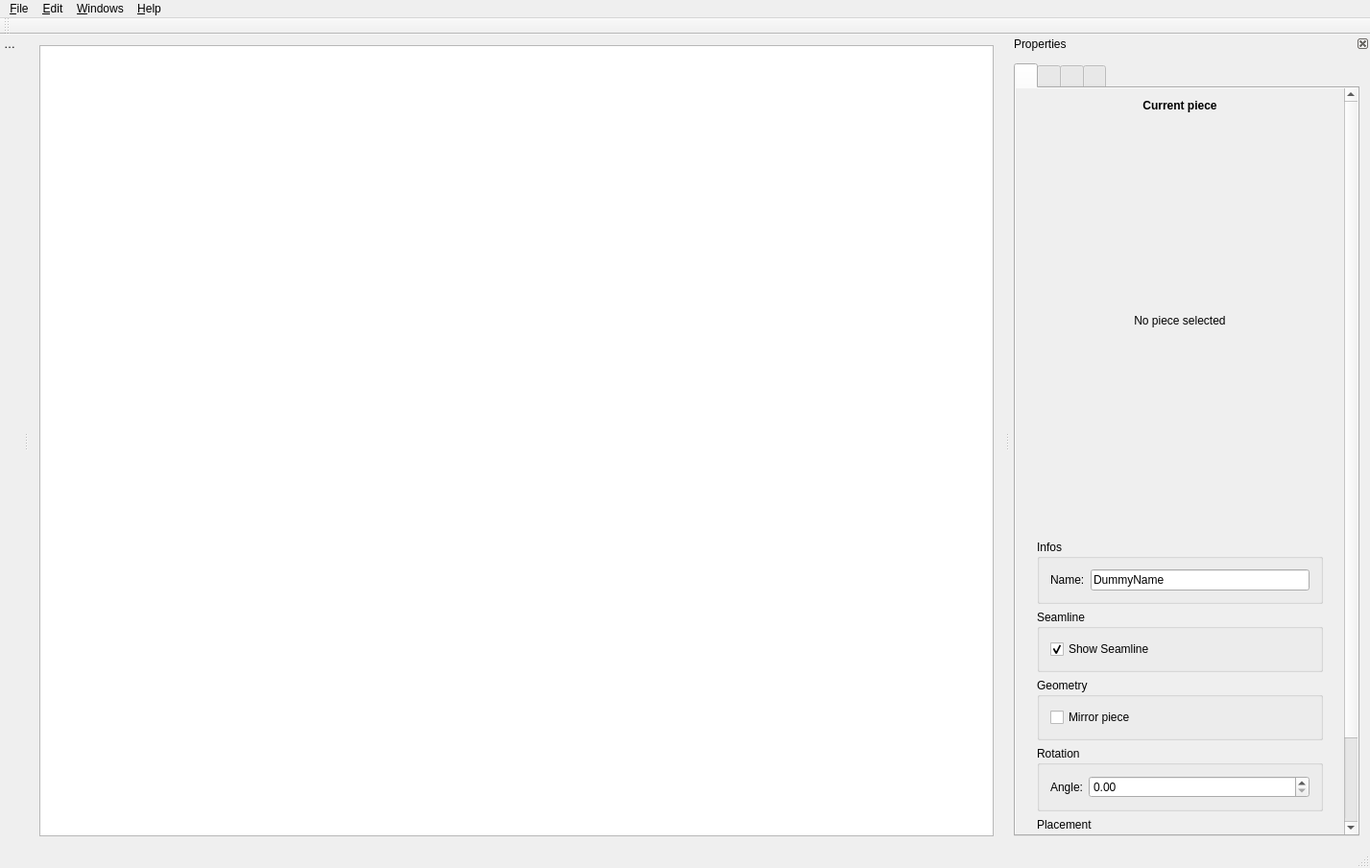
<?xml version="1.0" encoding="UTF-8"?>
<ui version="4.0">
 <class>PuzzleMainWindow</class>
 <widget class="QMainWindow" name="PuzzleMainWindow">
  <property name="geometry">
   <rect>
    <x>0</x>
    <y>0</y>
    <width>1427</width>
    <height>904</height>
   </rect>
  </property>
  <property name="windowTitle">
   <string>PuzzleMainWindow</string>
  </property>
  <widget class="QWidget" name="centralWidget">
   <property name="enabled">
    <bool>true</bool>
   </property>
   <property name="layoutDirection">
    <enum>Qt::LeftToRight</enum>
   </property>
   <layout class="QVBoxLayout" name="verticalLayout_15">
    <property name="sizeConstraint">
     <enum>QLayout::SetDefaultConstraint</enum>
    </property>
    <item>
     <widget class="QGraphicsView" name="graphicsView"/>
    </item>
   </layout>
  </widget>
  <widget class="QMenuBar" name="menuBar">
   <property name="geometry">
    <rect>
     <x>0</x>
     <y>0</y>
     <width>1427</width>
     <height>22</height>
    </rect>
   </property>
   <widget class="QMenu" name="menuFile">
    <property name="title">
     <string>&amp;File</string>
    </property>
    <addaction name="actionNew"/>
    <addaction name="actionOpen"/>
    <addaction name="actionSave"/>
    <addaction name="actionSaveAs"/>
    <addaction name="separator"/>
    <addaction name="actionImportRawLayout"/>
    <addaction name="separator"/>
    <addaction name="actionExit"/>
   </widget>
   <widget class="QMenu" name="menuEdit">
    <property name="title">
     <string>&amp;Edit</string>
    </property>
    <addaction name="separator"/>
   </widget>
   <widget class="QMenu" name="menuWindows">
    <property name="title">
     <string>&amp;Windows</string>
    </property>
    <addaction name="actionCloseLayout"/>
    <addaction name="separator"/>
   </widget>
   <widget class="QMenu" name="menuHelp">
    <property name="title">
     <string>&amp;Help</string>
    </property>
    <addaction name="actionAboutQt"/>
    <addaction name="actionAboutPuzzle"/>
   </widget>
   <addaction name="menuFile"/>
   <addaction name="menuEdit"/>
   <addaction name="menuWindows"/>
   <addaction name="menuHelp"/>
  </widget>
  <widget class="QToolBar" name="mainToolBar">
   <attribute name="toolBarArea">
    <enum>TopToolBarArea</enum>
   </attribute>
   <attribute name="toolBarBreak">
    <bool>false</bool>
   </attribute>
  </widget>
  <widget class="QStatusBar" name="statusBar"/>
  <widget class="QDockWidget" name="dockWidgetPieceCarrousel">
   <property name="sizePolicy">
    <sizepolicy hsizetype="Preferred" vsizetype="Preferred">
     <horstretch>0</horstretch>
     <verstretch>0</verstretch>
    </sizepolicy>
   </property>
   <property name="minimumSize">
    <size>
     <width>24</width>
     <height>37</height>
    </size>
   </property>
   <property name="styleSheet">
    <string notr="true"/>
   </property>
   <property name="features">
    <set>QDockWidget::DockWidgetMovable</set>
   </property>
   <property name="allowedAreas">
    <set>Qt::AllDockWidgetAreas</set>
   </property>
   <property name="windowTitle">
    <string>Piece Carrousel</string>
   </property>
   <attribute name="dockWidgetArea">
    <number>1</number>
   </attribute>
   <widget class="QWidget" name="widgetPieceCarrousel">
    <property name="sizePolicy">
     <sizepolicy hsizetype="Preferred" vsizetype="Preferred">
      <horstretch>0</horstretch>
      <verstretch>0</verstretch>
     </sizepolicy>
    </property>
    <property name="minimumSize">
     <size>
      <width>0</width>
      <height>0</height>
     </size>
    </property>
    <layout class="QVBoxLayout" name="verticalLayout_10">
     <property name="spacing">
      <number>0</number>
     </property>
    </layout>
   </widget>
  </widget>
  <widget class="QDockWidget" name="dockWidgetProperties">
   <property name="maximumSize">
    <size>
     <width>378</width>
     <height>524287</height>
    </size>
   </property>
   <property name="features">
    <set>QDockWidget::DockWidgetClosable|QDockWidget::DockWidgetMovable</set>
   </property>
   <property name="allowedAreas">
    <set>Qt::LeftDockWidgetArea|Qt::RightDockWidgetArea</set>
   </property>
   <property name="windowTitle">
    <string>Properties</string>
   </property>
   <attribute name="dockWidgetArea">
    <number>2</number>
   </attribute>
   <widget class="QWidget" name="dockWidgetPropertiesContents">
    <layout class="QVBoxLayout" name="verticalLayout_13">
     <property name="leftMargin">
      <number>4</number>
     </property>
     <item>
      <widget class="QTabWidget" name="tabWidgetProperties">
       <property name="sizePolicy">
        <sizepolicy hsizetype="Fixed" vsizetype="Expanding">
         <horstretch>0</horstretch>
         <verstretch>0</verstretch>
        </sizepolicy>
       </property>
       <property name="minimumSize">
        <size>
         <width>360</width>
         <height>0</height>
        </size>
       </property>
       <property name="tabShape">
        <enum>QTabWidget::Rounded</enum>
       </property>
       <property name="currentIndex">
        <number>0</number>
       </property>
       <property name="iconSize">
        <size>
         <width>32</width>
         <height>32</height>
        </size>
       </property>
       <widget class="QWidget" name="tabCurrentPieceProperty">
        <property name="styleSheet">
         <string notr="true"/>
        </property>
        <attribute name="icon">
         <iconset resource="share/resources/puzzleicon.qrc">
          <normaloff>:/puzzleicon/64x64/iconCurrentPiece.png</normaloff>:/puzzleicon/64x64/iconCurrentPiece.png</iconset>
        </attribute>
        <attribute name="title">
         <string/>
        </attribute>
        <attribute name="toolTip">
         <string>Current piece properties</string>
        </attribute>
        <layout class="QVBoxLayout" name="verticalLayoutCurrentPieceProperty">
         <property name="leftMargin">
          <number>0</number>
         </property>
         <property name="topMargin">
          <number>0</number>
         </property>
         <property name="rightMargin">
          <number>0</number>
         </property>
         <property name="bottomMargin">
          <number>0</number>
         </property>
         <item>
          <widget class="QScrollArea" name="scrollAreaCurrentPiece">
           <property name="styleSheet">
            <string notr="true"/>
           </property>
           <property name="frameShape">
            <enum>QFrame::NoFrame</enum>
           </property>
           <property name="frameShadow">
            <enum>QFrame::Plain</enum>
           </property>
           <property name="lineWidth">
            <number>0</number>
           </property>
           <property name="widgetResizable">
            <bool>true</bool>
           </property>
           <widget class="QWidget" name="scrollAreaWidgetContentsCurrentPiece">
            <property name="geometry">
             <rect>
              <x>0</x>
              <y>0</y>
              <width>342</width>
              <height>894</height>
             </rect>
            </property>
            <layout class="QVBoxLayout" name="verticalLayout">
             <item>
              <widget class="QLabel" name="labelCurrentPiece">
               <property name="styleSheet">
                <string notr="true">font-weight:bold;</string>
               </property>
               <property name="text">
                <string>Current piece</string>
               </property>
               <property name="textFormat">
                <enum>Qt::AutoText</enum>
               </property>
               <property name="alignment">
                <set>Qt::AlignCenter</set>
               </property>
              </widget>
             </item>
             <item>
              <widget class="QWidget" name="containerCurrentPieceNoData" native="true">
               <layout class="QVBoxLayout" name="containerCurrentPieceNoDataLayout">
                <property name="spacing">
                 <number>0</number>
                </property>
                <item>
                 <widget class="QLabel" name="labelCurrentPieceNoPieceSelected">
                  <property name="minimumSize">
                   <size>
                    <width>0</width>
                    <height>400</height>
                   </size>
                  </property>
                  <property name="text">
                   <string>No piece selected</string>
                  </property>
                  <property name="alignment">
                   <set>Qt::AlignCenter</set>
                  </property>
                 </widget>
                </item>
               </layout>
              </widget>
             </item>
             <item>
              <widget class="QWidget" name="containerCurrentPieceData" native="true">
               <layout class="QVBoxLayout" name="containerCurrentPieceDataLayout">
                <item>
                 <widget class="QGroupBox" name="groupBoxCurrentPieceInfo">
                  <property name="title">
                   <string>Infos</string>
                  </property>
                  <layout class="QFormLayout" name="formLayout_4">
                   <item row="1" column="1">
                    <widget class="QLineEdit" name="lineEditCurrentPieceName">
                     <property name="text">
                      <string>DummyName</string>
                     </property>
                     <property name="readOnly">
                      <bool>true</bool>
                     </property>
                    </widget>
                   </item>
                   <item row="1" column="0">
                    <widget class="QLabel" name="labelCurrentPieceName">
                     <property name="text">
                      <string>Name:</string>
                     </property>
                    </widget>
                   </item>
                  </layout>
                 </widget>
                </item>
                <item>
                 <widget class="QGroupBox" name="groupBoxCurrentPieceSeamline">
                  <property name="title">
                   <string>Seamline</string>
                  </property>
                  <layout class="QVBoxLayout" name="verticalLayout_8">
                   <item>
                    <widget class="QCheckBox" name="checkBoxCurrentPieceShowSeamline">
                     <property name="text">
                      <string>Show Seamline</string>
                     </property>
                     <property name="checked">
                      <bool>true</bool>
                     </property>
                    </widget>
                   </item>
                  </layout>
                 </widget>
                </item>
                <item>
                 <widget class="QGroupBox" name="groupBoxCurrentPieceGeometry">
                  <property name="title">
                   <string>Geometry</string>
                  </property>
                  <layout class="QVBoxLayout" name="verticalLayout_9">
                   <item>
                    <widget class="QCheckBox" name="checkBoxCurrentPieceMirrorPiece">
                     <property name="text">
                      <string>Mirror piece</string>
                     </property>
                    </widget>
                   </item>
                  </layout>
                 </widget>
                </item>
                <item>
                 <widget class="QGroupBox" name="groupBoxCurrentPieceRotation">
                  <property name="title">
                   <string>Rotation</string>
                  </property>
                  <layout class="QFormLayout" name="formLayout_5">
                   <item row="0" column="0">
                    <widget class="QLabel" name="labelCurrentPieceAngle">
                     <property name="text">
                      <string>Angle:</string>
                     </property>
                    </widget>
                   </item>
                   <item row="0" column="1">
                    <widget class="QDoubleSpinBox" name="doubleSpinBoxCurrentPieceAngle">
                     <property name="maximum">
                      <double>360.000000000000000</double>
                     </property>
                     <property name="singleStep">
                      <double>0.100000000000000</double>
                     </property>
                    </widget>
                   </item>
                  </layout>
                 </widget>
                </item>
                <item>
                 <widget class="QGroupBox" name="groupBoxCurrentPiecePlacement">
                  <property name="title">
                   <string>Placement</string>
                  </property>
                  <layout class="QFormLayout" name="formLayout_6">
                   <item row="0" column="0">
                    <widget class="QLabel" name="labelCurrentPiecePositionX">
                     <property name="text">
                      <string>X:</string>
                     </property>
                    </widget>
                   </item>
                   <item row="0" column="1">
                    <widget class="QDoubleSpinBox" name="doubleSpinBoxCurrentPieceBoxPositionX">
                     <property name="maximum">
                      <double>10000.000000000000000</double>
                     </property>
                     <property name="singleStep">
                      <double>0.100000000000000</double>
                     </property>
                    </widget>
                   </item>
                   <item row="1" column="0">
                    <widget class="QLabel" name="labelCurrentPiecePositionY">
                     <property name="text">
                      <string>Y:</string>
                     </property>
                    </widget>
                   </item>
                   <item row="1" column="1">
                    <widget class="QDoubleSpinBox" name="doubleSpinBoxCurrentPieceBoxPositionY">
                     <property name="maximum">
                      <double>10000.000000000000000</double>
                     </property>
                     <property name="singleStep">
                      <double>0.100000000000000</double>
                     </property>
                    </widget>
                   </item>
                  </layout>
                 </widget>
                </item>
               </layout>
              </widget>
             </item>
             <item>
              <spacer name="verticalSpacerCurrentPiece">
               <property name="orientation">
                <enum>Qt::Vertical</enum>
               </property>
               <property name="sizeHint" stdset="0">
                <size>
                 <width>20</width>
                 <height>40</height>
                </size>
               </property>
              </spacer>
             </item>
            </layout>
           </widget>
          </widget>
         </item>
        </layout>
       </widget>
       <widget class="QWidget" name="tabLayoutProperty">
        <attribute name="icon">
         <iconset resource="share/resources/puzzleicon.qrc">
          <normaloff>:/puzzleicon/64x64/iconLayout.png</normaloff>:/puzzleicon/64x64/iconLayout.png</iconset>
        </attribute>
        <attribute name="title">
         <string/>
        </attribute>
        <attribute name="toolTip">
         <string>Layout properties</string>
        </attribute>
        <layout class="QVBoxLayout" name="verticalLayoutLayoutProperty">
         <property name="leftMargin">
          <number>0</number>
         </property>
         <property name="topMargin">
          <number>0</number>
         </property>
         <property name="rightMargin">
          <number>0</number>
         </property>
         <property name="bottomMargin">
          <number>0</number>
         </property>
         <item>
          <widget class="QScrollArea" name="scrollAreaLayout">
           <property name="frameShape">
            <enum>QFrame::NoFrame</enum>
           </property>
           <property name="frameShadow">
            <enum>QFrame::Plain</enum>
           </property>
           <property name="lineWidth">
            <number>0</number>
           </property>
           <property name="widgetResizable">
            <bool>true</bool>
           </property>
           <widget class="QWidget" name="scrollAreaWidgetContentsLayout">
            <property name="geometry">
             <rect>
              <x>0</x>
              <y>0</y>
              <width>356</width>
              <height>760</height>
             </rect>
            </property>
            <layout class="QVBoxLayout" name="verticalLayout_2">
             <item>
              <widget class="QLabel" name="labelLayout">
               <property name="styleSheet">
                <string notr="true">font-weight: bold;</string>
               </property>
               <property name="text">
                <string>Layout</string>
               </property>
               <property name="alignment">
                <set>Qt::AlignCenter</set>
               </property>
              </widget>
             </item>
             <item>
              <widget class="QGroupBox" name="groupBoxLayoutFormat">
               <property name="title">
                <string>Format</string>
               </property>
               <layout class="QVBoxLayout" name="verticalLayout_5">
                <item>
                 <layout class="QFormLayout" name="formLayout">
                  <item row="0" column="0">
                   <widget class="QLabel" name="labelLayoutUnit">
                    <property name="text">
                     <string>Unit</string>
                    </property>
                   </widget>
                  </item>
                  <item row="0" column="1">
                   <widget class="QComboBox" name="comboBoxLayoutUnit"/>
                  </item>
                  <item row="1" column="0">
                   <widget class="QLabel" name="labelLayoutTemplate">
                    <property name="text">
                     <string>Template</string>
                    </property>
                   </widget>
                  </item>
                  <item row="1" column="1">
                   <widget class="QComboBox" name="comboBoxLayoutTemplate"/>
                  </item>
                  <item row="2" column="0">
                   <widget class="QLabel" name="labelLayoutwidth">
                    <property name="text">
                     <string>Width</string>
                    </property>
                   </widget>
                  </item>
                  <item row="2" column="1">
                   <widget class="QDoubleSpinBox" name="doubleSpinBoxLayoutWidth">
                    <property name="maximum">
                     <double>100000.000000000000000</double>
                    </property>
                   </widget>
                  </item>
                  <item row="3" column="1">
                   <widget class="QDoubleSpinBox" name="doubleSpinBoxLayoutLength">
                    <property name="maximum">
                     <double>100000.000000000000000</double>
                    </property>
                   </widget>
                  </item>
                  <item row="3" column="0">
                   <widget class="QLabel" name="labelLayoutLength">
                    <property name="text">
                     <string>Length</string>
                    </property>
                   </widget>
                  </item>
                  <item row="4" column="0">
                   <widget class="QLabel" name="labelLayoutOrientation">
                    <property name="text">
                     <string>Orientation</string>
                    </property>
                   </widget>
                  </item>
                  <item row="4" column="1">
                   <layout class="QHBoxLayout" name="horizontalLayout">
                    <item>
                     <widget class="QRadioButton" name="radioButtonLayoutPortrait">
                      <property name="toolTip">
                       <string>Portrait</string>
                      </property>
                      <property name="text">
                       <string notr="true"/>
                      </property>
                      <property name="icon">
                       <iconset resource="share/resources/puzzleicon.qrc">
                        <normaloff>:/puzzleicon/64x64/iconPortrait.png</normaloff>:/puzzleicon/64x64/iconPortrait.png</iconset>
                      </property>
                      <property name="iconSize">
                       <size>
                        <width>32</width>
                        <height>32</height>
                       </size>
                      </property>
                      <property name="checked">
                       <bool>true</bool>
                      </property>
                     </widget>
                    </item>
                    <item>
                     <widget class="QRadioButton" name="radioButtonLayoutLandscape">
                      <property name="toolTip">
                       <string>Landscape</string>
                      </property>
                      <property name="text">
                       <string notr="true"/>
                      </property>
                      <property name="icon">
                       <iconset resource="share/resources/puzzleicon.qrc">
                        <normaloff>:/puzzleicon/64x64/iconLandscape.png</normaloff>:/puzzleicon/64x64/iconLandscape.png</iconset>
                      </property>
                      <property name="iconSize">
                       <size>
                        <width>32</width>
                        <height>32</height>
                       </size>
                      </property>
                     </widget>
                    </item>
                   </layout>
                  </item>
                 </layout>
                </item>
                <item>
                 <widget class="QPushButton" name="pushButtonLayoutRemoveUnusedLength">
                  <property name="text">
                   <string>Remove unused length</string>
                  </property>
                 </widget>
                </item>
               </layout>
              </widget>
             </item>
             <item>
              <widget class="QGroupBox" name="groupBoxLayoutMargin">
               <property name="title">
                <string>Margins</string>
               </property>
               <layout class="QGridLayout" name="gridLayout">
                <item row="1" column="2">
                 <widget class="QLabel" name="labelLayoutMarginRight">
                  <property name="text">
                   <string>Right:</string>
                  </property>
                  <property name="alignment">
                   <set>Qt::AlignRight|Qt::AlignTrailing|Qt::AlignVCenter</set>
                  </property>
                 </widget>
                </item>
                <item row="0" column="1">
                 <widget class="QLabel" name="labelLayoutMarginTop">
                  <property name="text">
                   <string>Top:</string>
                  </property>
                  <property name="alignment">
                   <set>Qt::AlignRight|Qt::AlignTrailing|Qt::AlignVCenter</set>
                  </property>
                 </widget>
                </item>
                <item row="1" column="3">
                 <widget class="QDoubleSpinBox" name="doubleSpinBoxLayoutMarginRight">
                  <property name="singleStep">
                   <double>0.100000000000000</double>
                  </property>
                 </widget>
                </item>
                <item row="1" column="1">
                 <widget class="QDoubleSpinBox" name="doubleSpinBoxLayoutMarginLeft">
                  <property name="singleStep">
                   <double>0.100000000000000</double>
                  </property>
                 </widget>
                </item>
                <item row="1" column="0">
                 <widget class="QLabel" name="labelLayoutMarginLeft">
                  <property name="text">
                   <string>Left:</string>
                  </property>
                  <property name="alignment">
                   <set>Qt::AlignRight|Qt::AlignTrailing|Qt::AlignVCenter</set>
                  </property>
                 </widget>
                </item>
                <item row="0" column="2">
                 <widget class="QDoubleSpinBox" name="doubleSpinBoxLayoutMarginTop">
                  <property name="alignment">
                   <set>Qt::AlignLeading|Qt::AlignLeft|Qt::AlignVCenter</set>
                  </property>
                  <property name="singleStep">
                   <double>0.100000000000000</double>
                  </property>
                 </widget>
                </item>
                <item row="2" column="2">
                 <widget class="QDoubleSpinBox" name="doubleSpinBoxLayoutMarginBottom">
                  <property name="singleStep">
                   <double>0.100000000000000</double>
                  </property>
                 </widget>
                </item>
                <item row="2" column="1">
                 <widget class="QLabel" name="labelLayoutMarginBottom">
                  <property name="text">
                   <string>Bottom:</string>
                  </property>
                  <property name="alignment">
                   <set>Qt::AlignRight|Qt::AlignTrailing|Qt::AlignVCenter</set>
                  </property>
                 </widget>
                </item>
               </layout>
              </widget>
             </item>
             <item>
              <widget class="QGroupBox" name="groupBoxLayoutControl">
               <property name="title">
                <string>Control</string>
               </property>
               <layout class="QVBoxLayout" name="verticalLayout_6">
                <item>
                 <layout class="QFormLayout" name="formLayout_2">
                  <item row="0" column="0">
                   <widget class="QLabel" name="labelLayoutFollowGrainline">
                    <property name="text">
                     <string>Follow grainline</string>
                    </property>
                   </widget>
                  </item>
                  <item row="0" column="1">
                   <layout class="QHBoxLayout" name="horizontalLayout_4">
                    <item>
                     <widget class="QRadioButton" name="radioButtonLayoutFollowGrainlineNo">
                      <property name="text">
                       <string>No</string>
                      </property>
                      <property name="checked">
                       <bool>true</bool>
                      </property>
                     </widget>
                    </item>
                    <item>
                     <widget class="QRadioButton" name="radioButtonLayoutFollowGrainlineVertical">
                      <property name="toolTip">
                       <string>Vertical grainline</string>
                      </property>
                      <property name="text">
                       <string notr="true"/>
                      </property>
                      <property name="icon">
                       <iconset resource="share/resources/puzzleicon.qrc">
                        <normaloff>:/puzzleicon/64x64/iconGrainlineVertical.png</normaloff>:/puzzleicon/64x64/iconGrainlineVertical.png</iconset>
                      </property>
                      <property name="iconSize">
                       <size>
                        <width>28</width>
                        <height>28</height>
                       </size>
                      </property>
                     </widget>
                    </item>
                    <item>
                     <widget class="QRadioButton" name="radioButtonLayoutFollowGrainlineHorizontal">
                      <property name="toolTip">
                       <string>Horizontal grainline</string>
                      </property>
                      <property name="text">
                       <string notr="true"/>
                      </property>
                      <property name="icon">
                       <iconset resource="share/resources/puzzleicon.qrc">
                        <normaloff>:/puzzleicon/64x64/iconGrainlineHorizontal.png</normaloff>:/puzzleicon/64x64/iconGrainlineHorizontal.png</iconset>
                      </property>
                      <property name="iconSize">
                       <size>
                        <width>28</width>
                        <height>28</height>
                       </size>
                      </property>
                     </widget>
                    </item>
                   </layout>
                  </item>
                  <item row="1" column="0">
                   <widget class="QLabel" name="labelLayoutPiecesGap">
                    <property name="text">
                     <string>Pieces gap</string>
                    </property>
                   </widget>
                  </item>
                  <item row="1" column="1">
                   <widget class="QDoubleSpinBox" name="doubleSpinBoxLayoutPiecesGap"/>
                  </item>
                 </layout>
                </item>
                <item>
                 <widget class="QCheckBox" name="checkBoxLayoutWarningPiecesSuperposition">
                  <property name="text">
                   <string>Warning superposition of pieces</string>
                  </property>
                 </widget>
                </item>
                <item>
                 <widget class="QCheckBox" name="checkBoxLayoutWarningPiecesOutOfBound">
                  <property name="text">
                   <string>Warning pieces out of bound</string>
                  </property>
                 </widget>
                </item>
                <item>
                 <widget class="QCheckBox" name="checkBoxLayoutStickyEdges">
                  <property name="text">
                   <string>Sticky edges</string>
                  </property>
                 </widget>
                </item>
               </layout>
              </widget>
             </item>
             <item>
              <widget class="QGroupBox" name="LayoutExport">
               <property name="title">
                <string>Export</string>
               </property>
               <layout class="QVBoxLayout" name="verticalLayout_7">
                <item>
                 <layout class="QFormLayout" name="formLayout_3">
                  <item row="0" column="0">
                   <widget class="QLabel" name="labelLayoutExportFormat">
                    <property name="text">
                     <string>Format</string>
                    </property>
                   </widget>
                  </item>
                  <item row="0" column="1">
                   <widget class="QComboBox" name="comboBoxLayoutExportFormat"/>
                  </item>
                 </layout>
                </item>
                <item>
                 <widget class="QPushButton" name="pushButtonLayoutExport">
                  <property name="text">
                   <string>Export Layout</string>
                  </property>
                 </widget>
                </item>
               </layout>
              </widget>
             </item>
             <item>
              <spacer name="verticalSpacerLayout">
               <property name="orientation">
                <enum>Qt::Vertical</enum>
               </property>
               <property name="sizeHint" stdset="0">
                <size>
                 <width>20</width>
                 <height>40</height>
                </size>
               </property>
              </spacer>
             </item>
            </layout>
           </widget>
          </widget>
         </item>
        </layout>
       </widget>
       <widget class="QWidget" name="tabTilesProperty">
        <attribute name="icon">
         <iconset resource="share/resources/puzzleicon.qrc">
          <normaloff>:/puzzleicon/64x64/iconTiles.png</normaloff>:/puzzleicon/64x64/iconTiles.png</iconset>
        </attribute>
        <attribute name="title">
         <string/>
        </attribute>
        <attribute name="toolTip">
         <string>Tiles properties</string>
        </attribute>
        <layout class="QVBoxLayout" name="verticalLayoutTilesProperty">
         <property name="leftMargin">
          <number>0</number>
         </property>
         <property name="topMargin">
          <number>0</number>
         </property>
         <property name="rightMargin">
          <number>0</number>
         </property>
         <property name="bottomMargin">
          <number>0</number>
         </property>
         <item>
          <widget class="QScrollArea" name="scrollAreaTiles">
           <property name="frameShape">
            <enum>QFrame::NoFrame</enum>
           </property>
           <property name="frameShadow">
            <enum>QFrame::Plain</enum>
           </property>
           <property name="lineWidth">
            <number>0</number>
           </property>
           <property name="widgetResizable">
            <bool>true</bool>
           </property>
           <widget class="QWidget" name="scrollAreaWidgetContentsTiles">
            <property name="geometry">
             <rect>
              <x>0</x>
              <y>0</y>
              <width>356</width>
              <height>760</height>
             </rect>
            </property>
            <layout class="QVBoxLayout" name="verticalLayout_3">
             <item>
              <widget class="QLabel" name="labelTiles">
               <property name="styleSheet">
                <string notr="true">font-weight: bold;</string>
               </property>
               <property name="text">
                <string>Tiles</string>
               </property>
               <property name="alignment">
                <set>Qt::AlignCenter</set>
               </property>
              </widget>
             </item>
             <item>
              <spacer name="verticalSpacerTiles">
               <property name="orientation">
                <enum>Qt::Vertical</enum>
               </property>
               <property name="sizeHint" stdset="0">
                <size>
                 <width>20</width>
                 <height>40</height>
                </size>
               </property>
              </spacer>
             </item>
            </layout>
           </widget>
          </widget>
         </item>
        </layout>
       </widget>
       <widget class="QWidget" name="tabLayersProperty">
        <attribute name="icon">
         <iconset resource="share/resources/puzzleicon.qrc">
          <normaloff>:/puzzleicon/64x64/iconLayers.png</normaloff>:/puzzleicon/64x64/iconLayers.png</iconset>
        </attribute>
        <attribute name="title">
         <string/>
        </attribute>
        <attribute name="toolTip">
         <string>Layers properties</string>
        </attribute>
        <layout class="QVBoxLayout" name="verticalLayoutLayersProperty">
         <property name="leftMargin">
          <number>0</number>
         </property>
         <property name="topMargin">
          <number>0</number>
         </property>
         <property name="rightMargin">
          <number>0</number>
         </property>
         <property name="bottomMargin">
          <number>0</number>
         </property>
         <item>
          <widget class="QScrollArea" name="scrollAreaLayers">
           <property name="frameShape">
            <enum>QFrame::NoFrame</enum>
           </property>
           <property name="frameShadow">
            <enum>QFrame::Plain</enum>
           </property>
           <property name="lineWidth">
            <number>0</number>
           </property>
           <property name="widgetResizable">
            <bool>true</bool>
           </property>
           <widget class="QWidget" name="scrollAreaWidgetContentsLayers">
            <property name="geometry">
             <rect>
              <x>0</x>
              <y>0</y>
              <width>356</width>
              <height>760</height>
             </rect>
            </property>
            <layout class="QVBoxLayout" name="verticalLayout_4">
             <item>
              <widget class="QLabel" name="label">
               <property name="styleSheet">
                <string notr="true">font-weight:bold;</string>
               </property>
               <property name="text">
                <string>Layers</string>
               </property>
               <property name="alignment">
                <set>Qt::AlignCenter</set>
               </property>
              </widget>
             </item>
             <item>
              <spacer name="verticalSpacer">
               <property name="orientation">
                <enum>Qt::Vertical</enum>
               </property>
               <property name="sizeHint" stdset="0">
                <size>
                 <width>20</width>
                 <height>40</height>
                </size>
               </property>
              </spacer>
             </item>
            </layout>
           </widget>
          </widget>
         </item>
        </layout>
       </widget>
      </widget>
     </item>
    </layout>
   </widget>
  </widget>
  <action name="actionOpen">
   <property name="text">
    <string>&amp;Open</string>
   </property>
   <property name="shortcut">
    <string>Ctrl+O</string>
   </property>
  </action>
  <action name="actionSave">
   <property name="text">
    <string>&amp;Save</string>
   </property>
   <property name="shortcut">
    <string>Ctrl+S</string>
   </property>
  </action>
  <action name="actionSaveAs">
   <property name="text">
    <string>Save &amp;As</string>
   </property>
   <property name="shortcut">
    <string>Ctrl+Shift+S</string>
   </property>
  </action>
  <action name="actionCloseLayout">
   <property name="text">
    <string>&amp;Close Layout</string>
   </property>
  </action>
  <action name="actionImportRawLayout">
   <property name="text">
    <string>&amp;Import Raw Layout Data</string>
   </property>
  </action>
  <action name="actionExit">
   <property name="enabled">
    <bool>true</bool>
   </property>
   <property name="icon">
    <iconset theme="application-exit">
     <normaloff>.</normaloff>.</iconset>
   </property>
   <property name="text">
    <string>E&amp;xit</string>
   </property>
   <property name="shortcut">
    <string>Ctrl+Q</string>
   </property>
  </action>
  <action name="actionNew">
   <property name="text">
    <string>&amp;New</string>
   </property>
   <property name="shortcut">
    <string>Ctrl+N</string>
   </property>
  </action>
  <action name="actionAboutQt">
   <property name="text">
    <string>About &amp;Qt</string>
   </property>
  </action>
  <action name="actionAboutPuzzle">
   <property name="text">
    <string>About &amp;Puzzle</string>
   </property>
  </action>
  <action name="actionProperties">
   <property name="checkable">
    <bool>true</bool>
   </property>
   <property name="checked">
    <bool>true</bool>
   </property>
   <property name="text">
    <string>Properties</string>
   </property>
  </action>
 </widget>
 <layoutdefault spacing="6" margin="11"/>
 <tabstops>
  <tabstop>graphicsView</tabstop>
  <tabstop>scrollAreaLayout</tabstop>
  <tabstop>doubleSpinBoxLayoutMarginTop</tabstop>
  <tabstop>doubleSpinBoxLayoutMarginLeft</tabstop>
  <tabstop>doubleSpinBoxLayoutMarginRight</tabstop>
  <tabstop>doubleSpinBoxLayoutMarginBottom</tabstop>
  <tabstop>scrollAreaLayers</tabstop>
  <tabstop>scrollAreaTiles</tabstop>
 </tabstops>
 <resources>
  <include location="share/resources/puzzleicon.qrc"/>
  <include location="share/resources/puzzleicon.qrc"/>
 </resources>
 <connections/>
</ui>
